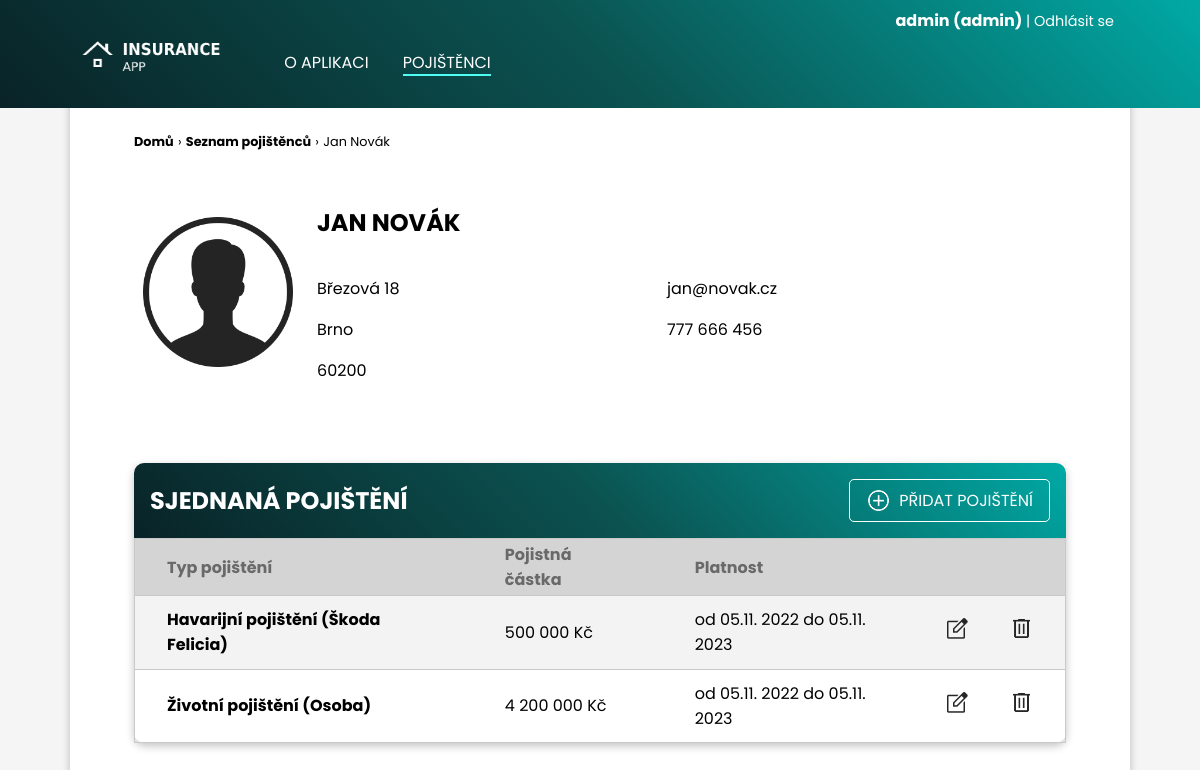
The app's page /pojistenci/1/ (signed in), older data.
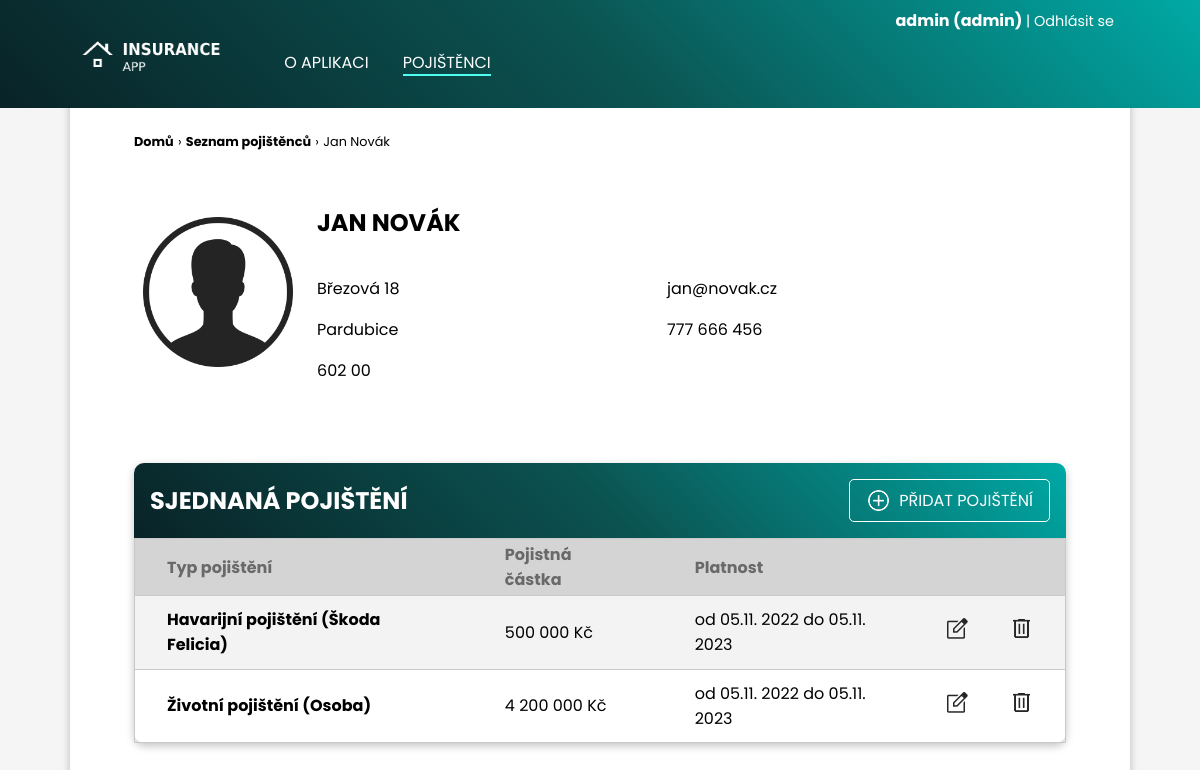
The same page, newer data.
### clients/models.py (models this page shows, shortened)
class Client(models.Model):
    name = models.CharField(max_length=200, verbose_name="Jméno")
    surname = models.CharField(max_length=200, verbose_name="Příjmení")
    street_address = models.CharField(max_length=200, verbose_name="Ulice a číslo popisné")
    city = models.CharField(max_length=100, verbose_name="Město")
    postal_code = models.CharField(max_length=6, verbose_name="Poštovní směrovací číslo")
    email = models.EmailField(max_length=200, verbose_name="Email")
    phone_number = models.CharField(max_length=16, verbose_name="Telefon")

class Insurance(models.Model):
    TYPES_OF_INSURANCE = [
        ("MAJETEK", "Pojištění majetku"),
        ("HAVARIJNI", "Havarijní pojištění"),
        ("ZIVOTNI", "Životní pojištění"),
        ("URAZOVE", "Úrazové pojištění"),
        ("ODPOVEDNOSTI", "Pojištění odpovědnosti")
    ]
    insurance_type = models.CharField(max_length=30, choices=TYPES_OF_INSURANCE, verbose_name="Typ pojištění")
    subject = models.CharField(max_length=100, verbose_name="Předmět pojištění")
    amount = models.PositiveIntegerField(verbose_name="Pojistná částka")
    date_from = models.DateField(default=date.today, verbose_name="Pojištění od")
    date_to = models.DateField(default=date.today, verbose_name="Pojištění do")
    client = models.ForeignKey(Client, on_delete=models.CASCADE)
    def __str__(self):
        return f"{self.insurance_type}: {self.subject}, {self.amount}"

### clients/views.py (the view)
# urls.py: path("pojistenci/<int:pk>/", views.client_detail, name="client-detail"),
@login_required
def client_detail(request, pk):
    client = Client.objects.get(id=pk)
    insurances = Insurance.objects.filter(client_id=pk)
    print(insurances)
    return render(request, "clients/client_detail.html", {
        "client": client,
        "insurances": insurances
    })

### clients/templates/clients/client_detail.html (shortened to what this page needs)
{% extends 'clients/layout.html' %}
{% load static %}
{% block navigation %}
<li><a  href="{% url 'clients:index' %}">O&nbsp;aplikaci</a></li>
<li><a class="active" href="{% url 'clients:list-all-clients' %}">Pojištěnci</a></li>
{% endblock navigation %}
{% block section %}
    <div class="page-path">
        <a href="{% url 'clients:index' %}">Domů</a>
        <p>&rsaquo;</p>
        <a href="{% url 'clients:list-all-clients' %}">Seznam pojištěnců</a> <p>&rsaquo;</p>
        <p> {{ client.name }} {{ client.surname }}</p>
    </div>
    <div class="client-detail">
        {% if client.surname|slice:"-1:" == "á" %}
        <img class="client-detail-portrait" src="{% static 'clients/user_female_icon.png' %}" height="150px" alt="">
        {% else %}
        <img class="client-detail-portrait" src="{% static 'clients/user_male_icon.png' %}" height="150px" alt="">
        {% endif %}
        <h2 id="client-detail-name">{{ client.name }} {{ client.surname }}</h2>
        <div id="client-detail-address">
            <p>{{ client.street_address }}</p>
            <p>{{ client.city }}</p>
            <p>{{ client.postal_code }}</p>
        </div>
        <div id="client-detail-contact">
            <p>{{ client.email }}</p>
            <p>{{ client.phone_number }}</p>
        </div>
    </div>
    <div class="table-content-box">
        <div class="content-box-header table-header">
            <h2>Sjednaná pojištění</h2>
            {% if user.is_staff %}
            <a href="{% url 'clients:create-insurance' pk=client.id %}"><img src="{% static 'clients/add_circle_blue.png' %}" alt="add circle" height="25px">PŘIDAT POJIŠTĚNÍ</a>
            {% endif %}
        </div>
        <div class="custom-table">
            <table>
                {% if insurances|length > 0 %}
                <tr>
                    <th>Typ pojištění</th>
                    <th>Pojistná částka</th>
                    <th>Platnost</th>
                    <th></th>
                    <th></th>
                </tr>
                {% endif %}
                {% for insurance in insurances %}
                <tr>
                    <td><a href="{% url 'clients:insurance-detail' pk=client.id id=insurance.id %}">{{ insurance.get_insurance_type_display }} ({{ insurance.subject }})</a></td>
                    <td>{{ insurance.amount }} Kč</td>
                    <td>od {{ insurance.date_from|date:"d.m. Y" }} do {{ insurance.date_to|date:"d.m. Y" }}</td>
                    {% if user.is_staff %}
                    <td class="table-button"><a href="{% url 'clients:edit-insurance' pk=client.id id=insurance.id %}"><img src="{% static 'clients/edit.png' %}" height="25px" alt="edit" title="upravit"></a></td>
                    <td class="table-button"><a href="{% url 'clients:delete-insurance' pk=client.id id=insurance.id %}"><img src="{% static 'clients/delete.png' %}" height="25px" alt="delete" title="smazat"></a></td>
                    {% else %}
                    <td></td>
                    <td></td>
                    {% endif %}
                </tr>
                {% empty %}
                    <p class="empty-message">Klient nemá sjednáno žádné pojištění.</p>
                {% endfor %}
            </table>
        </div>
    </div>
{% endblock section %}

### clients/templates/clients/layout.html (shortened to what this page needs)
{% load static %}
<!DOCTYPE html>
<html lang="cs-cz">
<head>
    <link rel="stylesheet" href="{% static 'clients/styles.css' %}">
</head>
<body>
    <header>
        <div id="login-logout-bar" class="container">
            {% if user.is_authenticated %}
                <p id="username">{{ request.user.username }} {% if user.is_staff %} (admin) {% endif %}</p><a href="{% url 'logout' %}" class="login-logout">| Odhlásit se</a>
            {% else %}
                <a href="{% url 'login' %}" class="login-logout">Přihlásit se </a><a href="{% url 'register' %}" id="register-btn">Registrovat se</a>
            {% endif %}
        </div>
        <div id="header-content" class="container">
            <a href="{% url 'clients:index' %}"><img src="{% static 'clients/app_logo.png' %}" height="50px" alt=""></a>
            <nav>
                <ul>
                    {% block navigation %}{% endblock navigation %}
                </ul>
            </nav>
        </div>
    </header>
    <section class="container">
        {% block section %}
        {% endblock section %}
    </section>
</body>
</html>

### clients/static/clients/styles.css (style rules this page uses)
:root { --main: linear-gradient(45deg, #092327 0%, #0B5351 50%, #00A9A5 100%); --box: linear-gradient(45deg, #092327 0%, #0B5351 100%); }
body { padding: 0; margin: 0; box-sizing: border-box; font-family: Poppins, sans-serif; background: rgb(245, 245, 245); min-height: 100vh; }
h1, h2, h3 { text-transform: uppercase; }
a { text-decoration: none; color:black; }
header { min-height: 6em; width: 100vw; background: var(--main); color: white; position: fixed; z-index:1; }
#login-logout-bar { text-align: right; padding: 0.5em 2em 0 0; }
#username { display: inline; font-weight: bold; }
.login-logout { display: inline; text-decoration: none; color: white; font-size: 0.9em; transition: all 0.2s ease; }
#header-content { display: flex; padding: 0 0 0 1em; margin-top: 0; }
#header-content ul, #header-content h1 { padding-top: 0; margin-top: 0; }
nav ul { display: flex; flex-direction: row; }
nav ul li { padding: 1px; margin: 1em; list-style-type: none; text-transform: uppercase; }
nav ul li a { text-decoration: none; color: white; border-bottom: 2px solid transparent; transition: all 0.2s ease; }
.active { border-bottom: 2px solid #4FFFF3; }
section { box-sizing: border-box; background: white; min-height: 90vh; padding: 4em; padding-top: 8em; border-top: 0; border-radius: 0 0 10px 10px; box-shadow: rgba(0, 0, 0, 0.24) 0px 3px 8px; }
.container { max-width: 1060px; margin: 0 auto; }
.content-box-header { background: var(--main); color: white; border-radius: 10px 10px 0 0; padding: 1em; }
.content-box-header h2, .content-box-header h3 { padding: 0; margin: 0; }
.table-content-box { max-width: 100%; border-radius: 10px; box-shadow: rgba(0, 0, 0, 0.24) 0px 3px 8px; }
.table-header { display: flex; align-items: center; justify-content: space-between; }
.table-header a { color: white; text-decoration: none; border: 1px solid white; padding: 0.5em 1em; border-radius: 5px; margin-left: 1em; transition: all 0.2s ease; filter: grayscale(1) brightness(150%); }
.table-header img { vertical-align: bottom; padding-right: 0.5em; }
table, tr { border-collapse: collapse; border: 1px solid rgb(201, 201, 201); width: 100%; }
table td { padding: 0.7em 2em; text-align: left; }
th { text-align: left; padding: 0.2em 2em; background: rgb(212, 212, 212); color: rgb(105, 105, 105); }
tr:nth-child(even) { background-color: #f3f3f3; }
.custom-table a { text-decoration: none; font-weight: bold; }
.table-button { padding: 0 0.5em; filter: contrast(70%); }
.client-detail { max-width: 700px; display: grid; grid-template-columns: 1fr 2fr 1fr; grid-template-rows: auto auto; gap: 0 1em; margin-bottom: 4em; }
.client-detail-portrait { grid-column: 1; grid-row: 1 / 3; margin: auto; }
#client-detail-name { grid-column: 2 / 3; grid-row: 1; }
#client-detail-address { grid-column: 2; grid-row: 2; }
#client-detail-contact { grid-column: 3; grid-row: 2; }
.page-path { display: block; margin-bottom: 2em; }
.page-path > * { display: inline; font-size: 0.8em; font-weight: bold; text-decoration: none; }
.page-path p { font-weight: normal; }

Row changes from the older to the newer data that the page shows:
changed Client "JAN": city "Brno" → "Pardubice"; postal_code "60200" → "602 00"
